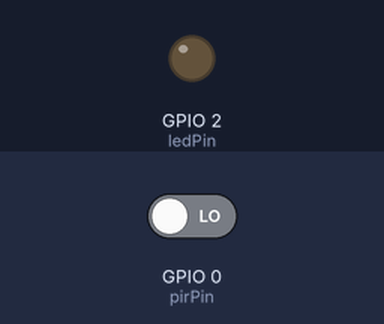
Recording of a sketch running on a simulated ESP8266 (NodeMCU). On the bench: output pins drawn as LEDs (lit = HIGH). The test bench sets the inputs (shaded band); at power-on: GPIO 0 (pirPin) LOW. WiFi joins after 1.5 s; servers stay silent unless stated.

Above: at 3.0 s.
3.1 s: GPIO 0 (pirPin) driven HIGH
At 4.1 s:
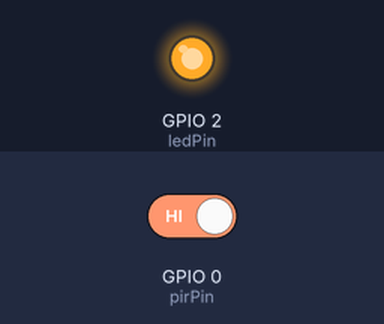
5.3 s: GPIO 0 (pirPin) driven LOW
At 6.8 s:
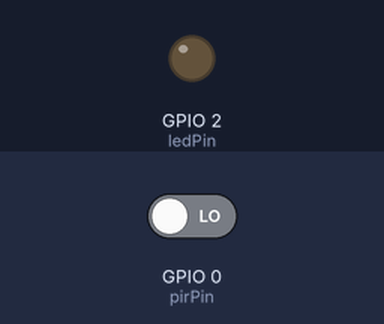
Timing chart, 0 to 8.3 s (numbered marks = the images above; inputs shaded):
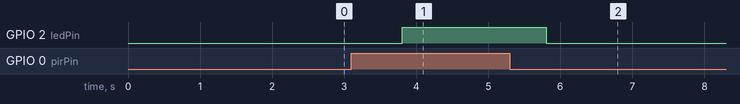

The sketch:

esp8266blynksensor.ino
```cpp
#include <ESP8266WiFi.h>
#include <BlynkSimpleEsp8266.h>
#include <SimpleTimer.h>

char auth[] = "efd722b668f24b9c92c58b8478883f35";
char ssid[] = "okhan";
char pass[] = "atakan2009";
//char server[] = "xxx.xxx.xxx.xxx";

#define ledPin 02
#define pirPin 00

int pirState;
int val;
int x;

SimpleTimer timer;

BLYNK_CONNECTED() {
      Blynk.syncVirtual(V0);
  }

BLYNK_WRITE(V0){
 x = param.asInt();
 }

void PIRval(){
val = digitalRead(pirPin);
    if (val == HIGH) {
      digitalWrite(ledPin, HIGH);
      }
      else {
        digitalWrite(ledPin, LOW);
      }
   }

  void pir(){
  if (x == 1){
    if (digitalRead(pirPin) == HIGH){
 Blynk.notify("EVDE HAREKET ALGILANDI!");
 }
    }
  }

void setup(){
  //Blynk.begin (auth, ssid, pass, server, 8080);//local server
   // You can change server:
  Blynk.begin(auth, ssid, pass, "blynk-cloud.com", 80);

  pinMode(ledPin, OUTPUT);
  pinMode(pirPin, INPUT);

  timer.setInterval(1000L, PIRval);
 timer.setInterval(1000L, pir);
   }

void loop(){
   Blynk.run();
   timer.run();
}
```

Measured:
- after the input at 3.1 s, GPIO 2 (ledPin): LOW → HIGH after 0.70 s
- after the input at 5.3 s, GPIO 2 (ledPin): HIGH → LOW after 0.50 s
